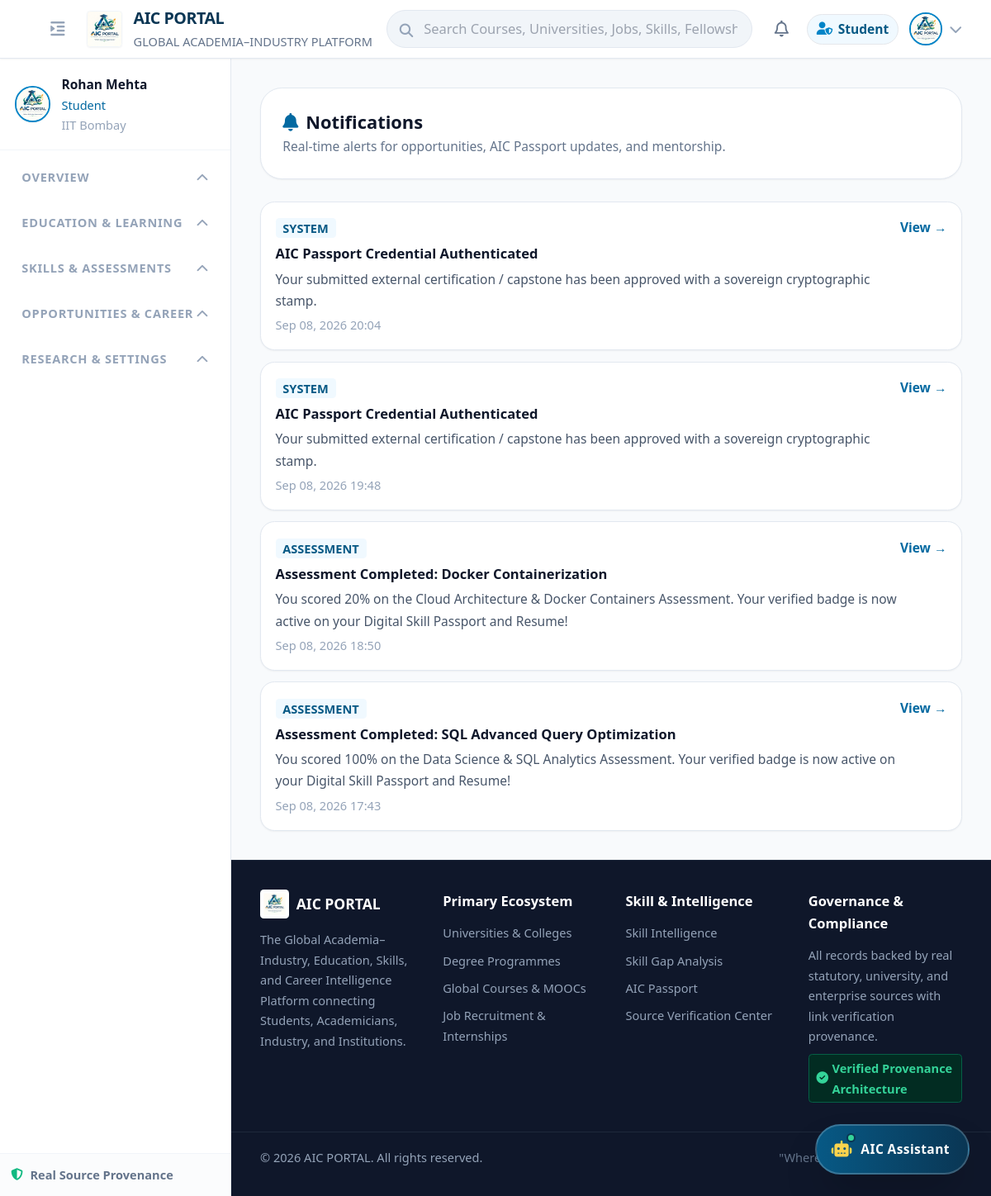
The app's page /notifications/ (signed in) with its own data.
### apps/accounts/models.py (models this page shows, shortened)
class User(AbstractUser):
    id = models.UUIDField(primary_key=True, default=uuid.uuid4, editable=False)
    email = models.EmailField(unique=True)
    first_name = models.CharField(max_length=150)
    last_name = models.CharField(max_length=150)
    primary_role = models.CharField(
        max_length=30,
        choices=PrimaryRole.choices,
        default=PrimaryRole.STUDENT
    )
    sub_role = models.CharField(
        max_length=40,
        choices=SubRole.choices,
        default=SubRole.STUDENT_GENERAL
    )
    organization_name = models.CharField(max_length=255, blank=True, null=True)
    department_name = models.CharField(max_length=255, blank=True, null=True)
    phone_number = models.CharField(max_length=20, blank=True, null=True)
    is_verified = models.BooleanField(default=False)
    created_at = models.DateTimeField(auto_now_add=True)
    updated_at = models.DateTimeField(auto_now=True)
    USERNAME_FIELD = 'email'
    REQUIRED_FIELDS = ['first_name', 'last_name']
    objects = UserManager()
    def get_full_name(self):
        return f"{self.first_name} {self.last_name}".strip() or self.email

### apps/profiles/models.py (models this page shows, shortened)
class UserProfile(BaseModel):
    user = models.OneToOneField(
        settings.AUTH_USER_MODEL,
        on_delete=models.CASCADE,
        related_name='profile'
    )
    headline = models.CharField(max_length=255, blank=True, null=True)
    bio = models.TextField(blank=True, null=True)
    location = models.CharField(max_length=150, blank=True, null=True)
    website = models.URLField(blank=True, null=True)
    linkedin_url = models.URLField(blank=True, null=True)
    github_url = models.URLField(blank=True, null=True)
    google_scholar_url = models.URLField(blank=True, null=True)
    profile_photo = models.ImageField(upload_to=profile_photo_path, blank=True, null=True)
    thumbnail = models.ImageField(upload_to=profile_thumb_path, blank=True, null=True)
    photo_uploaded_at = models.DateTimeField(blank=True, null=True)
    photo_updated_at = models.DateTimeField(blank=True, null=True)
    visibility = models.CharField(
        max_length=25,
        choices=ProfileVisibility.choices,
        default=ProfileVisibility.REGISTERED_USERS
    )
    completion_percentage = models.IntegerField(default=20)
    job_search_status = models.CharField(
        max_length=30,
        default='ACTIVELY_LOOKING',
        choices=[
            ('ACTIVELY_LOOKING', 'Actively Looking for Opportunities'),
            ('OPEN', 'Open to Relevant Roles'),
            ('NOT_LOOKING', 'Not Looking Currently')
        ]
    )
    mentorship_available = models.BooleanField(default=True)
    candidate_match_threshold = models.IntegerField(default=70) # For Industry recruiters (min match %)
    email_notifications = models.BooleanField(default=True)
    job_alerts = models.BooleanField(default=True)
    digest_frequency = models.CharField(
        max_length=20,
        default='WEEKLY',
        choices=[
            ('INSTANT', 'Instant Alerts'),
            ('DAILY', 'Daily Digest'),
            ('WEEKLY', 'Weekly Summary'),
            ('OFF', 'Off')
        ]
    )
    preferred_theme = models.CharField(max_length=20, default='LIGHT')

### apps/notifications/models.py (models this page shows, shortened)
class Notification(BaseModel):
    recipient = models.ForeignKey(settings.AUTH_USER_MODEL, on_delete=models.CASCADE, related_name='notifications')
    title = models.CharField(max_length=200)
    message = models.TextField()
    notification_type = models.CharField(max_length=50, default='GENERAL')
    link = models.CharField(max_length=255, blank=True, null=True)
    is_read = models.BooleanField(default=False)
    class Meta:
        ordering = ['-created_at']

### apps/core/views.py (the view)
# urls.py: path('notifications/', notifications_view, name='notifications'),
@login_required
def notifications_view(request):
    notifications = Notification.objects.filter(recipient=request.user)
    Notification.objects.filter(recipient=request.user, is_read=False).update(is_read=True)
    return render(request, 'pages/notifications.html', {'notifications': notifications})

### templates/pages/notifications.html (shortened to what this page needs)
{% extends 'base.html' %}
{% block content %}
<div class="max-w-4xl mx-auto space-y-6">
    <div class="bg-white rounded-3xl p-6 border border-slate-200 shadow-sm">
        <h2 class="text-xl font-black text-slate-900"><i class="fa-solid fa-bell text-brand-600 mr-2"></i>Notifications</h2>
        <p class="text-xs text-slate-500">Real-time alerts for opportunities, AIC Passport updates, and mentorship.</p>
    </div>
    <div class="space-y-3">
        {% for n in notifications %}
        <div class="bg-white p-4 rounded-2xl border border-slate-200 shadow-sm flex items-start justify-between">
            <div class="space-y-1">
                <span class="px-2 py-0.5 bg-brand-50 text-brand-700 text-[10px] font-bold rounded">{{ n.notification_type }}</span>
                <h4 class="font-bold text-sm text-slate-900">{{ n.title }}</h4>
                <p class="text-xs text-slate-600">{{ n.message }}</p>
                <span class="text-[10px] text-slate-400 block">{{ n.created_at|date:"M d, Y H:i" }}</span>
            </div>
            {% if n.link %}
            <a href="{{ n.link }}" class="shrink-0 text-xs font-bold text-brand-600 hover:underline">View →</a>
            {% endif %}
        </div>
        {% empty %}
        <div class="bg-white p-8 rounded-2xl border border-slate-200 text-center text-slate-500 text-xs">
            No notifications at this time.
        </div>
        {% endfor %}
    </div>
</div>
{% endblock %}

### templates/base.html (shortened to what this page needs)
<!DOCTYPE html>
<html lang="en" class="h-full bg-slate-50 text-slate-900">
<head>
    <script src="https://cdn.tailwindcss.com"></script>
    <link rel="stylesheet" href="https://cdnjs.cloudflare.com/ajax/libs/font-awesome/6.5.1/css/all.min.css">
</head>
<body class="h-full flex flex-col font-sans" x-data="{ sidebarOpen: false, sidebarCollapsed: false }">
    {% include 'components/header.html' %}
    <div class="flex-1 flex overflow-hidden">
        {% if user.is_authenticated %}
            {% include 'components/sidebar.html' %}
        {% endif %}
        <main class="flex-1 overflow-y-auto flex flex-col justify-between bg-slate-50">
            <div class="p-4 md:p-6 lg:p-8 flex-1">
                {% block content %}{% endblock %}
            </div>
            {% include 'components/footer.html' %}
        </main>
    </div>
    {% include 'components/chatbot_widget.html' %}
</body>
</html>

### templates/components/header.html (shortened to what this page needs)
<header class="bg-white border-b border-slate-200 sticky top-0 z-30 shadow-sm">
    <div class="max-w-7xl mx-auto px-4 sm:px-6 lg:px-8">
        <div class="flex items-center justify-between h-16">
            <div class="flex items-center space-x-4">
                {% if user.is_authenticated %}
                <button @click="sidebarCollapsed = !sidebarCollapsed" class="hidden md:flex text-slate-400 hover:text-brand-600 p-2 rounded-lg">
                    <i class="fa-solid fa-indent text-lg" :class="{ 'rotate-180': sidebarCollapsed }"></i>
                </button>
                {% endif %}
                <a href="/" class="flex items-center space-x-3 group">
                    <img src="{{ aic_logo_url }}" alt="AIC PORTAL" class="h-10 w-auto object-contain rounded shadow-sm border border-slate-100 group-hover:scale-105 transition-transform duration-200">
                    <div class="hidden sm:block leading-tight">
                        <span class="text-lg font-extrabold tracking-tight text-brand-900 block">AIC PORTAL</span>
                        <span class="text-[10px] text-slate-500 font-medium block">GLOBAL ACADEMIA–INDUSTRY PLATFORM</span>
                    </div>
                </a>
            </div>
            <div class="flex-1 max-w-lg mx-4 hidden sm:flex items-center gap-3">
                <form action="/search/" method="GET" class="relative flex-1">
                    <input type="text" name="q" placeholder="Search Courses, Universities, Jobs, Skills, Fellowships..."
                           class="w-full pl-10 pr-4 py-2 text-sm bg-slate-100 border border-slate-200 rounded-full focus:outline-none focus:ring-2 focus:ring-brand-500 focus:bg-white transition-all">
                    <i class="fa-solid fa-magnifying-glass absolute left-3.5 top-2.5 text-slate-400 text-sm"></i>
                </form>
            </div>
            <div class="flex items-center space-x-3">
                {% if user.is_authenticated %}
                    <a href="/notifications/" class="relative p-2 text-slate-500 hover:text-brand-600 transition-colors">
                        <i class="fa-regular fa-bell text-lg"></i>
                    </a>
                    <span class="hidden lg:inline-flex items-center px-2.5 py-1 rounded-full text-xs font-semibold bg-brand-50 text-brand-700 border border-brand-200">
                        <i class="fa-solid fa-user-shield mr-1.5 text-brand-500"></i>
                        {{ user.get_primary_role_display }}
                    </span>
                    <div class="relative" x-data="{ dropdownOpen: false }">
                        <button @click="dropdownOpen = !dropdownOpen" class="flex items-center space-x-2 focus:outline-none">
                            {% if user_profile and user_profile.thumbnail %}
                                <img src="{{ user_profile.thumbnail.url }}" alt="{{ user.get_full_name }}" class="w-9 h-9 rounded-full object-cover border-2 border-brand-500 shadow-sm">
                            {% else %}
                                <div class="w-9 h-9 rounded-full bg-brand-700 text-white flex items-center justify-center font-bold text-xs shadow-sm border-2 border-brand-400">
                                    {{ user_profile.get_avatar_initials|default:"RM" }}
                                </div>
                            {% endif %}
                            <i class="fa-solid fa-chevron-down text-slate-400 text-xs"></i>
                        </button>
                    </div>
                {% else %}
                    <a href="/login/" class="text-sm font-medium text-slate-700 hover:text-brand-600 px-3 py-2">Sign In</a>
                    <a href="/register/" class="text-sm font-semibold text-white bg-brand-600 hover:bg-brand-700 px-4 py-2 rounded-lg shadow-sm transition-all">Get Started</a>
                {% endif %}
            </div>
        </div>
    </div>
</header>

### templates/components/sidebar.html (shortened to what this page needs)
<aside class="bg-white border-r border-slate-200 transition-all duration-300 z-20 flex flex-col shrink-0"
       :class="{ 'w-64': !sidebarCollapsed, 'w-20': sidebarCollapsed, 'hidden md:flex': true }">
    <div class="p-4 border-b border-slate-100 flex items-center space-x-3" x-show="!sidebarCollapsed">
        {% if user_profile and user_profile.thumbnail %}
            <img src="{{ user_profile.thumbnail.url }}" alt="Profile" class="w-10 h-10 rounded-full object-cover border-2 border-brand-500 shadow-sm">
        {% else %}
            <div class="w-10 h-10 rounded-full bg-brand-800 text-white flex items-center justify-center font-bold text-xs shadow-sm border-2 border-brand-400">
                {{ user_profile.get_avatar_initials|default:"RM" }}
            </div>
        {% endif %}
        <div class="overflow-hidden">
            <h4 class="text-xs font-bold text-slate-900 truncate">{{ user.get_full_name }}</h4>
            <p class="text-[11px] font-medium text-brand-600 truncate">{{ user.get_sub_role_display }}</p>
            <p class="text-[10px] text-slate-400 truncate">{{ user.organization_name|default:"Verified Member" }}</p>
        </div>
    </div>
    <nav class="flex-1 overflow-y-auto p-3 space-y-4">
        {% for cat in sidebar_categories %}
        <div x-data="{ expanded: false }" class="space-y-1">
            <button @click="expanded = !expanded" class="w-full flex items-center justify-between px-3 py-1.5 text-[11px] font-bold uppercase tracking-wider text-slate-400 hover:text-slate-700 transition-colors">
                <span class="flex items-center space-x-2" x-show="!sidebarCollapsed">
                    <span>{{ cat.title }}</span>
                </span>
                <i class="fa-solid fa-chevron-down text-[10px] transition-transform duration-200" :class="{ 'rotate-180': !expanded }" x-show="!sidebarCollapsed"></i>
            </button>
        </div>
        {% endfor %}
    </nav>
    <div class="p-3 border-t border-slate-100 bg-slate-50/50" x-show="!sidebarCollapsed">
        <a href="/sources/" class="flex items-center space-x-2 text-[11px] font-semibold text-slate-500 hover:text-brand-600">
            <i class="fa-solid fa-shield-halved text-emerald-500"></i>
            <span>Real Source Provenance</span>
        </a>
    </div>
</aside>

### templates/components/footer.html
<footer class="bg-slate-900 text-slate-400 text-xs py-8 border-t border-slate-800 mt-auto">
    <div class="max-w-7xl mx-auto px-4 sm:px-6 lg:px-8 grid grid-cols-1 md:grid-cols-4 gap-8">
        <div class="space-y-3">
            <div class="flex items-center space-x-2">
                <img src="{{ aic_logo_url }}" alt="AIC" class="h-8 w-auto bg-white p-1 rounded">
                <span class="text-white font-extrabold text-base">AIC PORTAL</span>
            </div>
            <p class="text-slate-400 leading-relaxed text-[11px]">
                The Global Academia–Industry, Education, Skills, and Career Intelligence Platform connecting Students, Academicians, Industry, and Institutions.
            </p>
        </div>
        <div>
            <h5 class="text-white font-bold mb-3 text-sm">Primary Ecosystem</h5>
            <ul class="space-y-2 text-[11px]">
                <li><a href="/search/?type=institutions" class="hover:text-white">Universities & Colleges</a></li>
                <li><a href="/search/?type=programmes" class="hover:text-white">Degree Programmes</a></li>
                <li><a href="/search/?type=courses" class="hover:text-white">Global Courses & MOOCs</a></li>
                <li><a href="/search/?type=jobs" class="hover:text-white">Job Recruitment & Internships</a></li>
            </ul>
        </div>
        <div>
            <h5 class="text-white font-bold mb-3 text-sm">Skill & Intelligence</h5>
            <ul class="space-y-2 text-[11px]">
                <li><a href="/skills/" class="hover:text-white">Skill Intelligence</a></li>
                <li><a href="/skills/gap/" class="hover:text-white">Skill Gap Analysis</a></li>
                <li><a href="/passport/" class="hover:text-white">AIC Passport</a></li>
                <li><a href="/sources/" class="hover:text-white">Source Verification Center</a></li>
            </ul>
        </div>
        <div>
            <h5 class="text-white font-bold mb-3 text-sm">Governance & Compliance</h5>
            <p class="text-slate-400 text-[11px] leading-relaxed mb-2">
                All records backed by real statutory, university, and enterprise sources with link verification provenance.
            </p>
            <span class="inline-flex items-center px-2 py-1 bg-emerald-950 text-emerald-400 border border-emerald-800 rounded font-semibold text-[10px]">
                <i class="fa-solid fa-circle-check mr-1"></i> Verified Provenance Architecture
            </span>
        </div>
    </div>
    <div class="max-w-7xl mx-auto px-4 sm:px-6 lg:px-8 border-t border-slate-800 mt-8 pt-4 flex flex-col sm:flex-row justify-between items-center text-[11px]">
        <p>© 2026 AIC PORTAL. All rights reserved.</p>
        <p class="text-slate-500">"Where Skills Meet Opportunity"</p>
    </div>
</footer>

### templates/components/chatbot_widget.html (shortened to what this page needs)
<div x-data="floatingChatbot()" x-cloak class="fixed bottom-6 right-6 z-50 no-print">
    <button type="button" @click="toggleChat()"
            class="relative flex items-center gap-2.5 px-4 py-3 bg-gradient-to-r from-brand-700 to-brand-900 hover:from-brand-800 hover:to-brand-950 text-white rounded-full shadow-2xl hover:shadow-brand-500/30 transform hover:-translate-y-0.5 transition-all duration-300 border-2 border-white/20 focus:outline-none">
        <div class="relative">
            <i class="fa-solid fa-robot text-lg text-amber-300"></i>
            <span class="absolute -top-1 -right-1 w-2.5 h-2.5 bg-emerald-400 border-2 border-brand-900 rounded-full animate-pulse"></span>
        </div>
        <span class="text-xs font-black tracking-wide pr-1">AIC Assistant</span>
    </button>
</div>

### records on screen
User: primary_role "Student", get_full_name "Rohan Mehta", sub_role "Student", organization_name "IIT Bombay"
UserProfile: thumbnail (picture)
Notification: notification_type "SYSTEM", title "AIC Passport Credential Authenticated", message "Your submitted external certification / capstone has been approved with a sovereign cryptographic stamp.", created_at "Sep 08, 2026 20:04"
Notification: notification_type "SYSTEM", title "AIC Passport Credential Authenticated", message "Your submitted external certification / capstone has been approved with a sovereign cryptographic stamp.", created_at "Sep 08, 2026 19:48"
Notification: notification_type "ASSESSMENT", title "Assessment Completed: Docker Containerization", message "You scored 20% on the Cloud Architecture & Docker Containers Assessment. Your verified badge is now active on your Digital Skill Passport and Resume!", created_at "Sep 08, 2026 18:50"
Notification: notification_type "ASSESSMENT", title "Assessment Completed: SQL Advanced Query Optimization", message "You scored 100% on the Data Science & SQL Analytics Assessment. Your verified badge is now active on your Digital Skill Passport and Resume!", created_at "Sep 08, 2026 17:43"

### other values on screen
{{ cat.title }} "OVERVIEW" "EDUCATION & LEARNING" "SKILLS & ASSESSMENTS" "OPPORTUNITIES & CAREER" "RESEARCH & SETTINGS"
